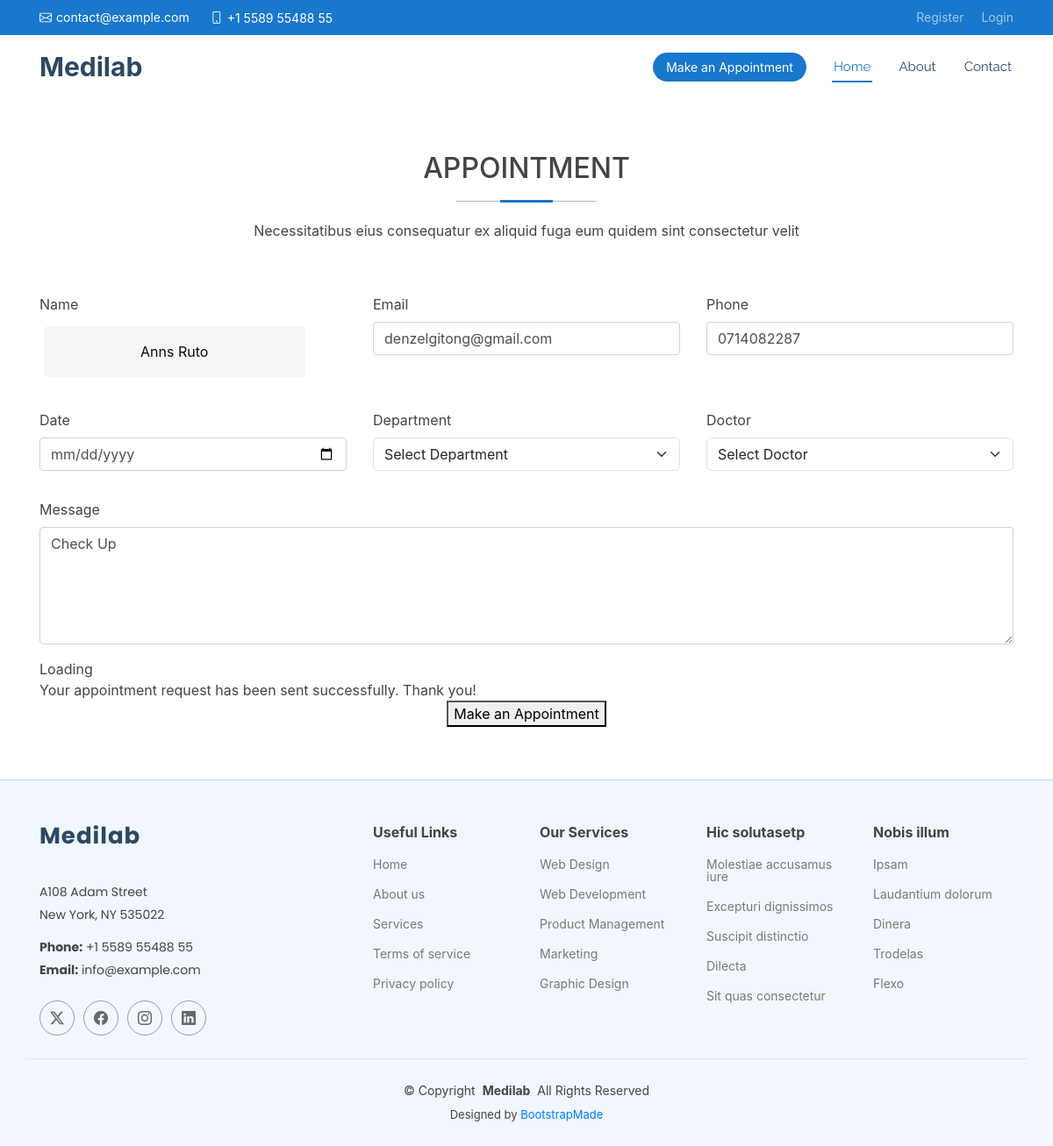
The app's page /edit/4 with its own data.
### medi_app/models.py (models this page shows, shortened)
class Appointment(models.Model):
    name = models.CharField(max_length=100)
    email = models.EmailField()
    phone = models.CharField(max_length=10)
    date = models.DateField()
    department = models.CharField(max_length=10)
    doctor = models.CharField(max_length=10)
    message = models.TextField()

### medi_app/views.py (the view, shortened to what this page needs)
# urls.py: path('edit/<int:appointment_id>', views.update_appointment, name="update_appointment")
def update_appointment(request, appointment_id):
    appointment = get_object_or_404(Appointment, id=appointment_id)
    context = {'appointment': appointment}
    return render(request, "update_appointment.html", context)

### templates/update_appointment.html (shortened to what this page needs)
{% extends 'base.html' %}
{% block content %}
    <section id="appointment" class="appointment section">
        <div class="container section-title" data-aos="fade-up">
          <h2>Appointment</h2>
          <p>Necessitatibus eius consequatur ex aliquid fuga eum quidem sint consectetur velit</p>
        </div>
        <div class="container" data-aos="fade-up" data-aos-delay="100">
          <form method="post">
            <div class="row">
              <div class="col-md-4 form-group">
                <label for="name" class="form-label">Name</label>
                <input type="text" name="name" class="form-control" id="name" value="{{ appointment.name }}" placeholder="Your Name" required="">
              </div>
              <div class="col-md-4 form-group mt-3 mt-md-0">
                <label for="email" class="form-label">Email</label>
                <input type="email" class="form-control" name="email" value="{{ appointment.email }}" id="email" placeholder="Your Email" required="">
              </div>
              <div class="col-md-4 form-group mt-3 mt-md-0">
                <label for="phone" class="form-label">Phone</label>
                <input type="tel" class="form-control" name="phone" value="{{ appointment.phone }}" id="phone" placeholder="Your Phone" required="">
              </div>
            </div>
            <div class="row">
              <div class="col-md-4 form-group mt-3">
                <label for="date" class="form-label">Date</label>
                <input type="date" name="date" class="form-control datepicker" value="{{ appointment.date }}" id="date" placeholder="Appointment Date" required="">
              </div>
              <div class="col-md-4 form-group mt-3">
                <label for="department" class="form-label">Department</label>
                <select name="department" id="department" class="form-select" required="">
                  <option value="">Select Department</option>
                </select>
              </div>
              <div class="col-md-4 form-group mt-3">
                <label for="doctor" class="form-label">Doctor</label>
                <select name="doctor" id="doctor" class="form-select" required="">
                  <option value="">Select Doctor</option>
                </select>
              </div>
            </div>
            <div class="form-group mt-3">
              <label for="message" class="form-label">Message</label>
              <textarea class="form-control" name="message" rows="5" placeholder="Message (Optional)">{{ appointment.message }}</textarea>
            </div>
            <div class="mt-3">
              <div class="loading">Loading</div>
              <div class="sent-message">Your appointment request has been sent successfully. Thank you!</div>
              <div class="text-center"><button type="submit">Make an Appointment</button></div>
            </div>
          </form>
        </div>
      </section>
{% endblock %}

### static/assets/css/main.css (style rules this page uses)
:root { --default-font: "Roboto", system-ui, -apple-system, "Segoe UI", Roboto, "Helvetica Neue", Arial, "Noto Sans", "Liberation Sans", sans-serif, "Apple Color Emoji", "Segoe UI Emoji", "Segoe UI Symbol", "Noto Color Emoji"; --heading-font: "Poppins", sans-serif; --nav-font: "Raleway", sans-serif; }
:root { --background-color: #ffffff; --default-color: #444444; --heading-color: #2c4964; --accent-color: #1977cc; --surface-color: #ffffff; --contrast-color: #ffffff; }
:root { --nav-color: #2c4964; --nav-hover-color: #1977cc; --nav-mobile-background-color: #ffffff; --nav-dropdown-background-color: #ffffff; --nav-dropdown-color: #2c4964; --nav-dropdown-hover-color: #1977cc; }
:root { scroll-behavior: smooth; }
body { color: var(--default-color); background-color: var(--background-color); font-family: var(--default-font); }
h1, h2, h3, h4, h5, h6 { color: var(--heading-color); font-family: var(--heading-font); }
section, .section { color: var(--default-color); background-color: var(--background-color); padding: 60px 0; scroll-margin-top: 72px; overflow: clip; }
.section-title { text-align: center; padding-bottom: 60px; position: relative; }
.section-title h2 { font-size: 32px; font-weight: 500; margin-bottom: 20px; padding-bottom: 20px; position: relative; }
.section-title h2:before { content: ""; position: absolute; display: block; width: 160px; height: 1px; background: color-mix(in srgb, var(--default-color), transparent 60%); left: 0; right: 0; bottom: 1px; margin: auto; }
.section-title h2::after { content: ""; position: absolute; display: block; width: 60px; height: 3px; background: var(--accent-color); left: 0; right: 0; bottom: 0; margin: auto; }
.section-title p { margin-bottom: 0; }

### static/assets/css/styles.css (style rules this page uses)
html { background-color: #56baed; }
body { font-family: "Poppins", sans-serif; height: 100vh; }
h2 { text-align: center; font-size: 16px; font-weight: 600; text-transform: uppercase; display:inline-block; margin: 40px 8px 10px 8px; color: #cccccc; }
input[type=text] { background-color: #f6f6f6; border: none; color: #0d0d0d; padding: 15px 32px; text-align: center; text-decoration: none; display: inline-block; font-size: 16px; margin: 5px; width: 85%; border: 2px solid #f6f6f6; -webkit-transition: all 0.5s ease-in-out; -moz-transition: all 0.5s ease-in-out; -ms-transition: all 0.5s ease-in-out; -o-transition: all 0.5s ease-in-out; transition: all 0.5s ease-in-out; -webkit-border-radius: 5px 5px 5px 5px; border-radius: 5px 5px 5px 5px; }
input[type=text]:placeholder { color: #cccccc; }

### records on screen
Appointment: name "Anns Ruto", email "denzelgitong@gmail.com", phone "0714082287", message "Check Up"
